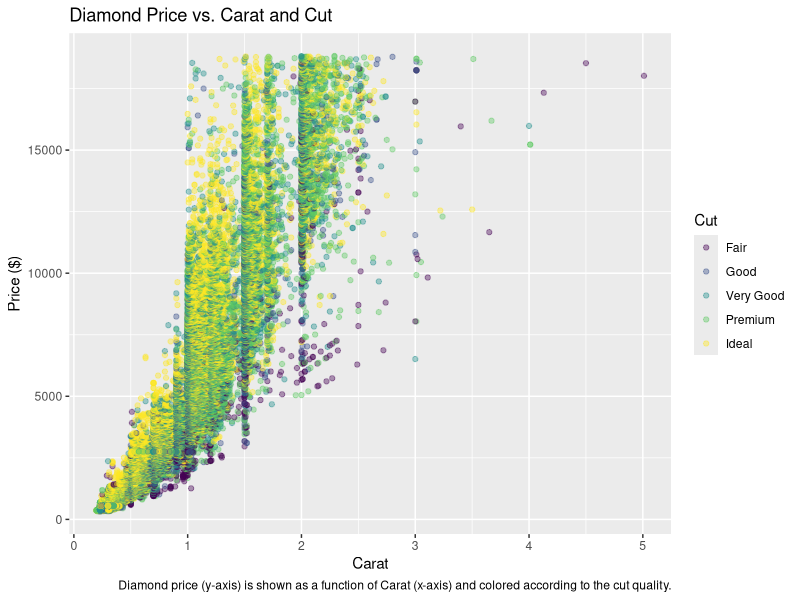
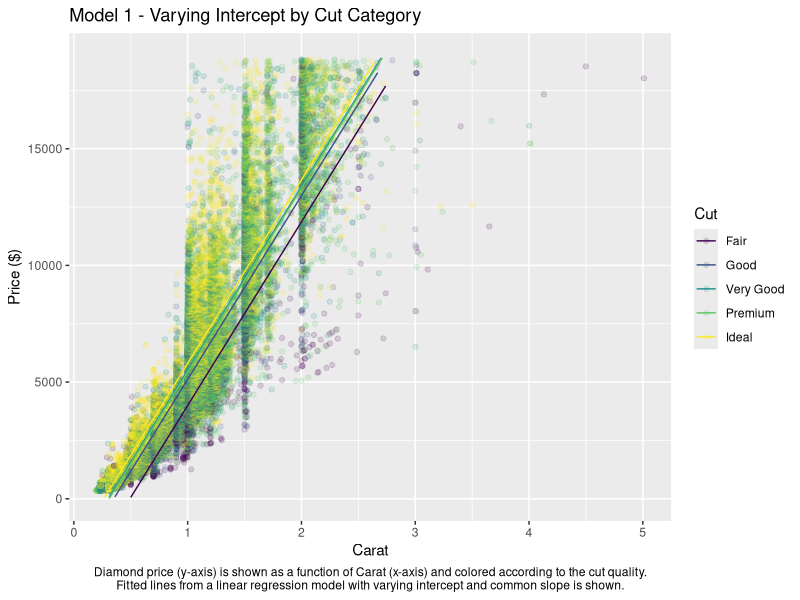
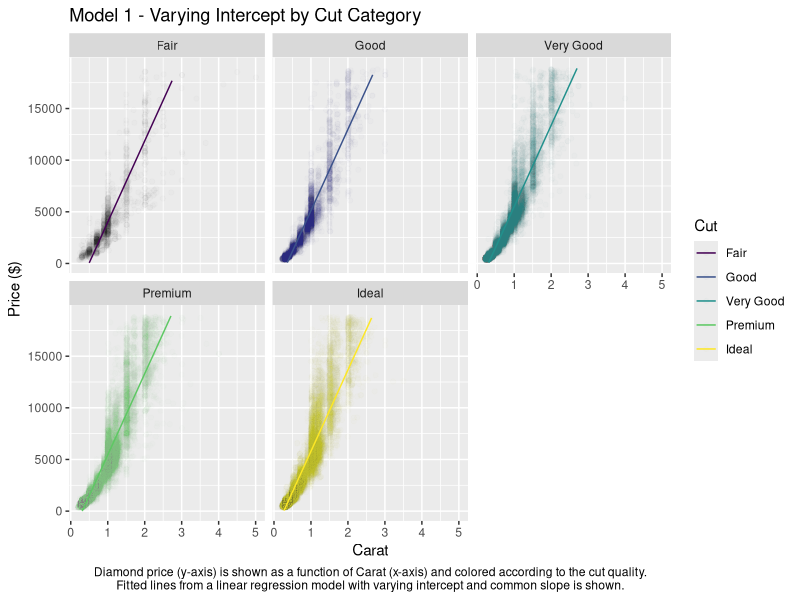
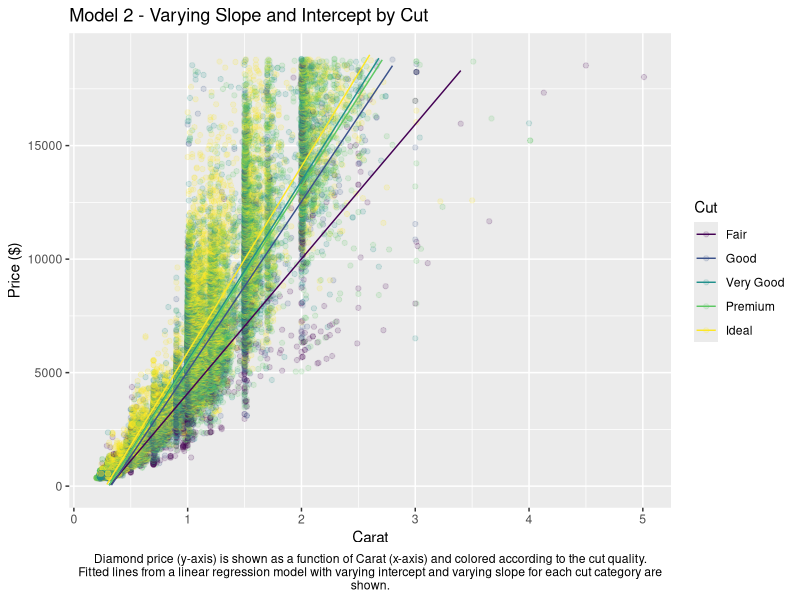
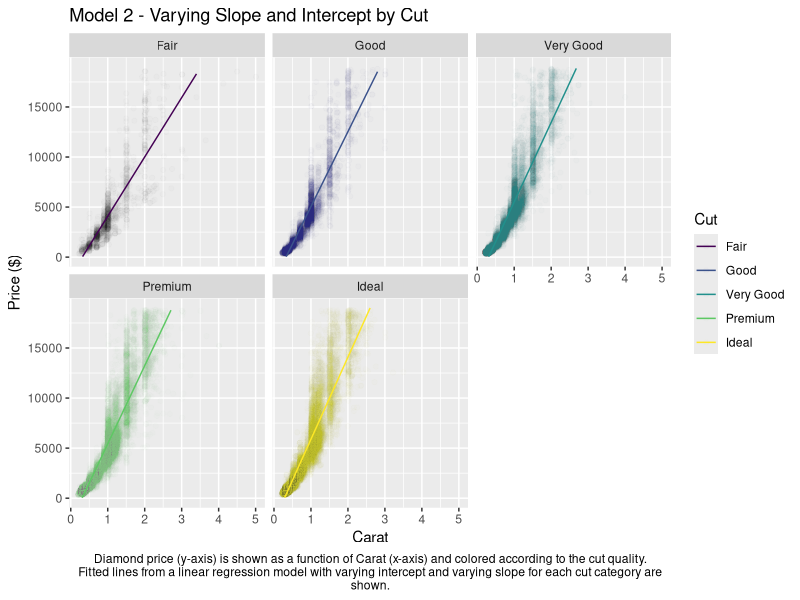
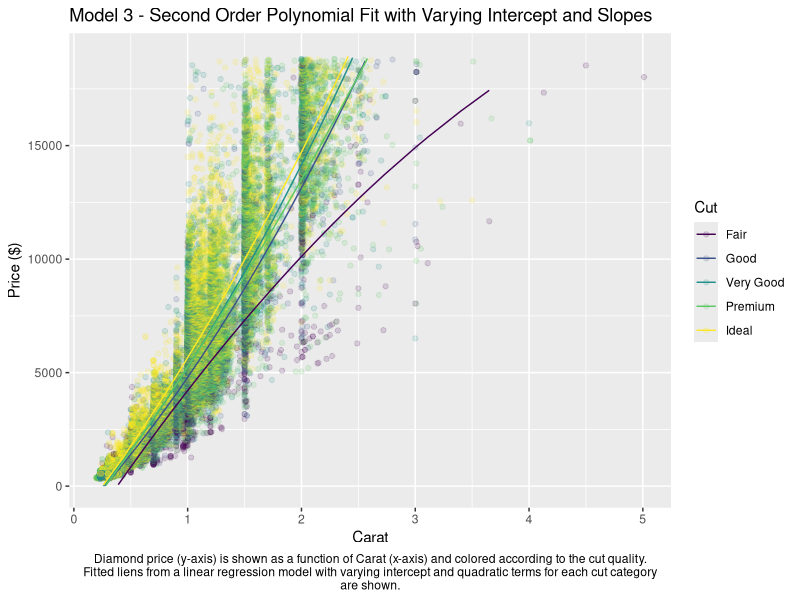
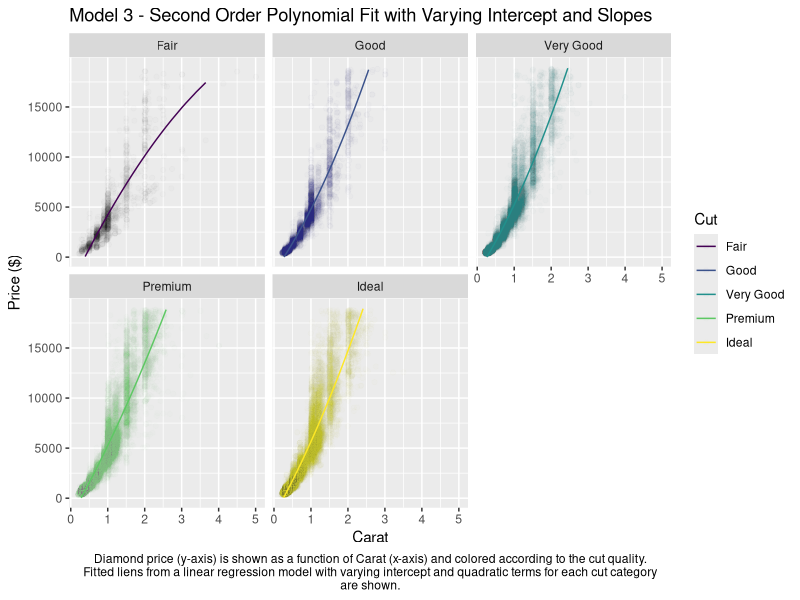

These charts were generated, in order, by the following R code:
## ---- chunk 1
knitr::opts_chunk$set(echo = TRUE)
library(tidyverse)
# The diamonds dataset is part of the ggplot2 library which is part of the "tidyverse"
## ---- chunk 2

diamonds %>%
  ggplot(aes(x = carat, y = price, color = cut)) +
  geom_point(alpha = 0.4) +
  labs(title = "Diamond Price vs. Carat and Cut",
       caption = "Diamond price (y-axis) is shown as a function of Carat (x-axis) and colored according to the cut quality.",
       color = 'Cut') +
  ylab('Price ($)') +
  xlab('Carat')

## ---- chunk 3

model1 <- lm(price ~ cut + carat, data = diamonds)

diamonds$blr <- predict(model1)

diamonds %>%
  ggplot(aes(x = carat, y = price, color = cut)) +
  geom_point(alpha = 0.15) +
  labs(title = "Model 1 - Varying Intercept by Cut Category",
       caption = str_wrap("Diamond price (y-axis) is shown as a function of Carat (x-axis) and colored according to the cut quality. Fitted lines from a linear regression model with varying intercept and common slope is shown.", 110),
       color = 'Cut') +
  ylab('Price ($)') +
  xlab('Carat') +
  geom_line(aes(y = blr)) +
  ylim(c(0, 19000)) +
  theme(plot.caption = element_text(hjust = 0.5))

## ---- chunk 4

diamonds %>%
  ggplot(aes(x = carat, y = price, color = cut)) +
  facet_wrap(facets = vars(cut)) +
  geom_point(alpha = 0.01) +
  labs(title = "Model 1 - Varying Intercept by Cut Category",
       caption = str_wrap("Diamond price (y-axis) is shown as a function of Carat (x-axis) and colored according to the cut quality. Fitted lines from a linear regression model with varying intercept and common slope is shown.", 110),
       color = 'Cut') +
  ylab('Price ($)') +
  xlab('Carat') +
  geom_line(aes(y = blr)) +
  ylim(c(0, 19000)) +
  theme(plot.caption = element_text(hjust = 0.5))

## ---- chunk 5

model2 <- lm(price ~ cut * carat, data = diamonds)

diamonds$blr_int <- predict(model2)

diamonds %>%
  ggplot(aes(x = carat, y = price, color = cut)) +
  geom_point(alpha = 0.15) +
  labs(title = "Model 2 - Varying Slope and Intercept by Cut",
       caption = str_wrap("Diamond price (y-axis) is shown as a function of Carat (x-axis) and colored according to the cut quality. Fitted lines from a linear regression model with varying intercept and varying slope for each cut category are shown.", 110),
       color = 'Cut') +
  ylab('Price ($)') +
  xlab('Carat') +
  geom_line(aes(y = blr_int)) +
  ylim(c(0, 19000)) +
  theme(plot.caption = element_text(hjust = 0.5))


## ---- chunk 6

diamonds %>%
  ggplot(aes(x = carat, y = price, color = cut)) +
  facet_wrap(facets = vars(cut)) +
  geom_point(alpha = 0.01) +
  labs(title = "Model 2 - Varying Slope and Intercept by Cut",
       caption = str_wrap("Diamond price (y-axis) is shown as a function of Carat (x-axis) and colored according to the cut quality. Fitted lines from a linear regression model with varying intercept and varying slope for each cut category are shown.", 110),
       color = 'Cut') +
  ylab('Price ($)') +
  xlab('Carat') +
  geom_line(aes(y = blr_int)) +
  ylim(c(0, 19000)) +
  theme(plot.caption = element_text(hjust = 0.5))


## ---- chunk 7

model3 <- lm(price ~ carat + poly(carat, 2) * cut, data = diamonds)

diamonds$blr2_int <- predict(model3)

diamonds %>%
  ggplot(aes(x = carat, y = price, color = cut)) +
  geom_point(alpha = 0.15) +
  labs(title = "Model 3 - Second Order Polynomial Fit with Varying Intercept and Slopes",
       caption = str_wrap("Diamond price (y-axis) is shown as a function of Carat (x-axis) and colored according to the cut quality. Fitted liens from a linear regression model with varying intercept and quadratic terms for each cut category are shown.", 110),
       color = 'Cut') +
  ylab('Price ($)') +
  xlab('Carat') +
  geom_line(aes(y = blr2_int)) +
  ylim(c(0, 19000)) +
  theme(plot.caption = element_text(hjust = 0.5))

## ---- chunk 8

diamonds %>%
  ggplot(aes(x = carat, y = price, color = cut)) +
  facet_wrap(facets = vars(cut)) +
  geom_point(alpha = 0.01) +
  labs(title = "Model 3 - Second Order Polynomial Fit with Varying Intercept and Slopes",
       caption = str_wrap("Diamond price (y-axis) is shown as a function of Carat (x-axis) and colored according to the cut quality. Fitted liens from a linear regression model with varying intercept and quadratic terms for each cut category are shown.", 110),
       color = 'Cut') +
  ylab('Price ($)') +
  xlab('Carat') +
  geom_line(aes(y = blr2_int)) +
  ylim(c(0, 19000)) +
  theme(plot.caption = element_text(hjust = 0.5))

## ---- chunk 9
## MSE
diamonds %>%
  summarise(blr_mse = mean((price - blr)^2),
            blr_int_mse = mean((price - blr_int)^2),
            blr2_int_mse = mean((price - blr2_int)^2))

## ABS
diamonds %>%
  summarise(blr_mse = mean(abs(price - blr)),
            blr_int_mse = mean(abs(price - blr_int)),
            blr2_int_mse = mean(abs(price - blr2_int)))

## Custom Loss
missed_revenue <- function(actual_price, estimated_price){
  result <- (actual_price - estimated_price) * (estimated_price < actual_price)
  return(result)
}

# Sum of Loss
diamonds %>%
  summarise(blr_mse = sum(missed_revenue(price, blr)),
            blr_int_mse = sum(missed_revenue(price, blr_int)),
            blr2_int_mse = sum(missed_revenue(price, blr2_int)))

# Mean of Loss
diamonds %>%
  summarise(blr_mse = mean(missed_revenue(price, blr)),
            blr_int_mse = mean(missed_revenue(price, blr_int)),
            blr2_int_mse = mean(missed_revenue(price, blr2_int)))
